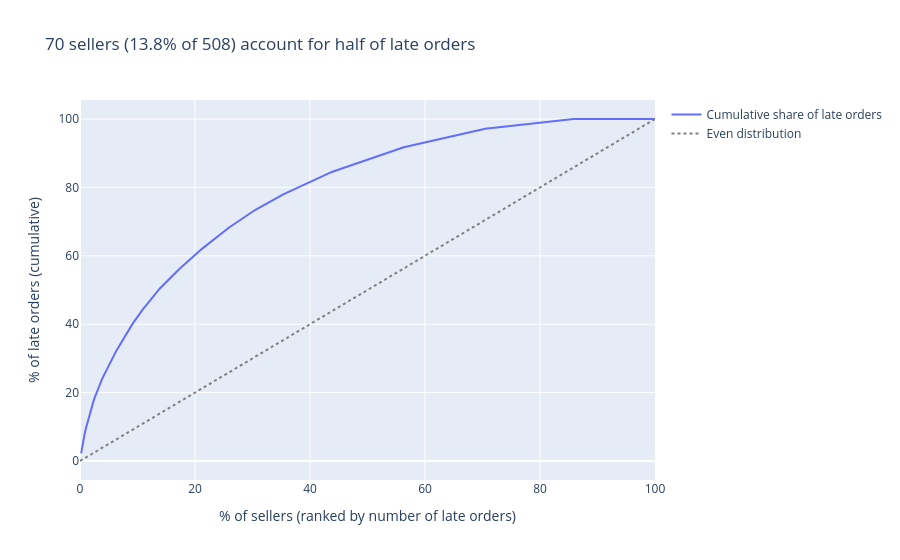

Write notebook code for a chart like this one.
### Markdown cell above
## 4. On whom to intervene? Sellers

Grain is (order, seller): an order with items from several sellers counts for each of them. The curve shows how concentrated late orders are; the table ranks sellers by late rate, among those with at least 30 orders.

### Code cell
sellers = q("q05_sellers_ranking.sql")

ranked = sellers.sort_values("late_orders", ascending=False).reset_index(drop=True)
ranked["seller_share"] = 100 * (ranked.index + 1) / len(ranked)
ranked["cum_late_share"] = 100 * ranked["late_orders"].cumsum() / ranked["late_orders"].sum()
k50 = int((ranked["cum_late_share"] >= 50).idxmax()) + 1

fig = go.Figure()
fig.add_trace(go.Scatter(x=ranked["seller_share"], y=ranked["cum_late_share"], mode="lines",
                         name="Cumulative share of late orders"))
fig.add_trace(go.Scatter(x=[0, 100], y=[0, 100], mode="lines", line=dict(color="grey", dash="dot"),
                         name="Even distribution"))
fig.update_xaxes(title="% of sellers (ranked by number of late orders)")
fig.update_yaxes(title="% of late orders (cumulative)")
fig.update_layout(title=f"{k50} sellers ({100 * k50 / len(ranked):.1f}% of {len(ranked)}) account for half of late orders")
save(fig, "seller_pareto")

top_rate = (sellers
            .assign(pct_late=lambda d: (100 * d["late_orders"] / d["n_orders"]).round(1))
            .sort_values("pct_late", ascending=False)
            .head(10))
top_rate

### Figure 1 — Plotly figure (JSON) as saved in the notebook; plotly's stock layout.template omitted (floating-point values rounded to 4 significant figures; data arrays with more than 128 entries replaced by an {"elided": "..."} marker saying what was removed)
{"data": [{"mode": "lines", "name": "Cumulative share of late orders", "type": "scatter", "x": {"elided": "508 float values"}, "y": {"elided": "508 float values"}}, {"line": {"color": "grey", "dash": "dot"}, "mode": "lines", "name": "Even distribution", "type": "scatter", "x": [0, 100], "y": [0, 100]}], "layout": {"title": {"text": "70 sellers (13.8% of 508) account for half of late orders"}, "xaxis": {"title": {"text": "% of sellers (ranked by number of late orders)"}}, "yaxis": {"title": {"text": "% of late orders (cumulative)"}}}}
